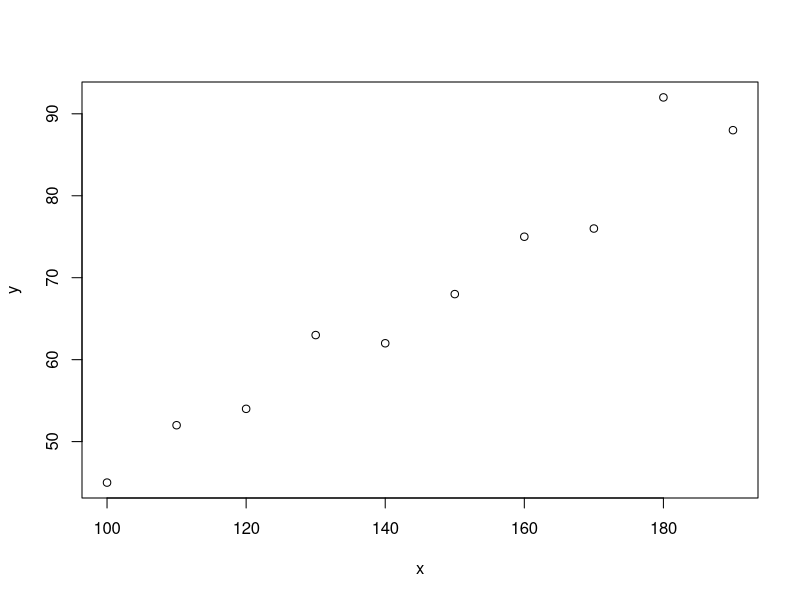
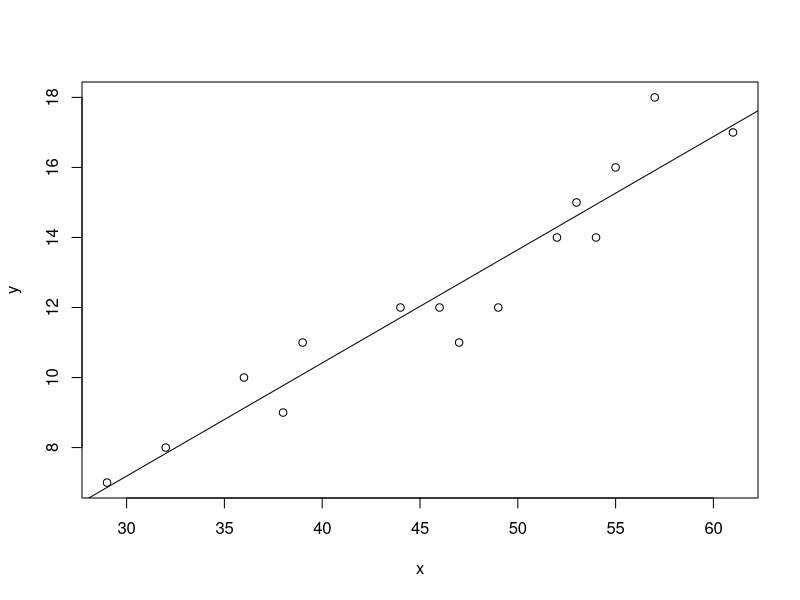

Reproduce these figures in R, in order.
# code for regression analysis

# artificial data
x = c(100, 110, 120, 130, 140, 150, 160, 170, 180, 190)
y = c( 45,  52,  54,  63,  62,  68,  75,  76,  92,  88)
plot(x, y)

# fiber data
x = c(1, 2, 3, 4, 5, 6, 7)
y = c(3, 2, 5, 6, 4, 8, 9)
fit = lm(y ~ x)
print(fit)

# moisture data
x = c(46, 53, 29, 61, 36, 39, 47, 49, 52, 38, 55, 32, 57, 54, 44)
y = c(12, 15,  7, 17, 10, 11, 11, 12, 14,  9, 16,  8, 18, 14, 12)
moisture = lm(y ~ x)
print(moisture)
plot(x, y)
abline(moisture)

# consumption data
x = c(  45, 50,   55, 60,   65,   70,   75)
y = c(24.2, 25, 23.3, 22, 21.5, 20.6, 19.8)
miles = lm(y ~ x)
print(miles)
print(summary(miles))

# father-son data
x = c(  60,   62, 64,   65,   66,   67,   68,   70,   72, 74)
y = c(63.6, 65.2, 66, 65.5, 66.9, 67.1, 67.4, 68.3, 70.1, 70)
father_son = lm(y ~ x)
print("Father-Son Data")
print(father_son)
print(summary(father_son))

